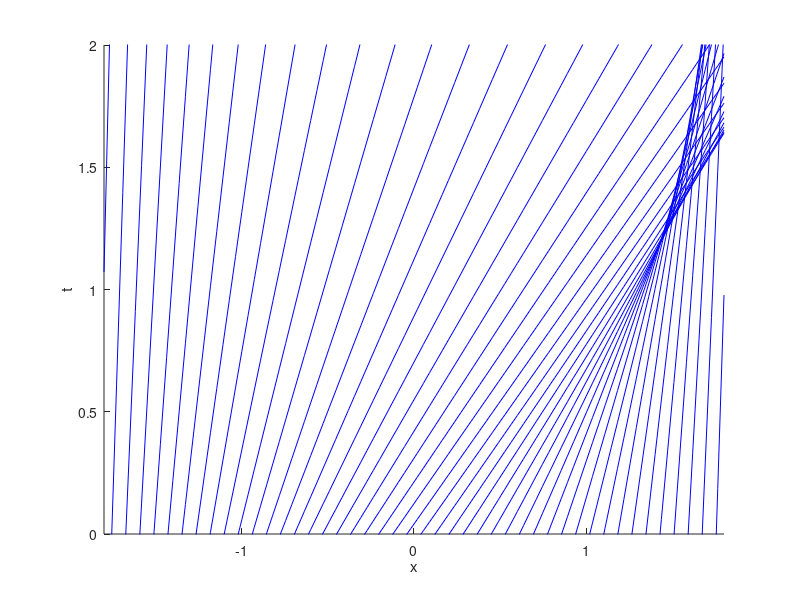
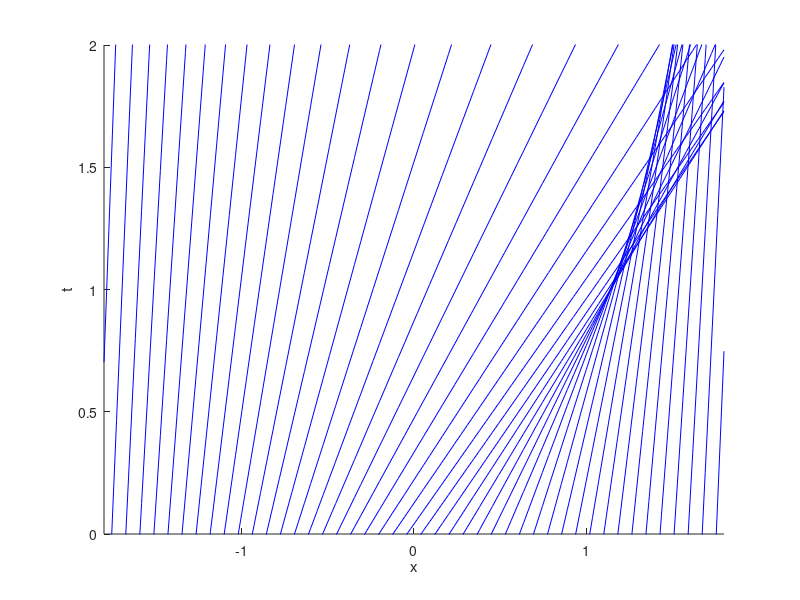

Recreate these plots in MATLAB, in order.
clc; clear all; close all;
% Root finder for Part 1
x_mesh = linspace(-1.8, 1.8, 100);
x0_list = zeros(1, length(x_mesh));
t = .6;
%fun1 = @(x0, x) (x - x0) .* exp(x0.^2);

for i = 1:length(x_mesh)
x = x_mesh(i);
fun = @(x0) x0 - x + t * exp(-x0^2);
x0_list(i) = fzero(fun, x);

end

u = exp(-x0_list.^2);
%plot(x_mesh, u)
%% Characteristic Lines for Part 1
figure
hold on
for x0 = linspace(-2, 2, 50)
    t = (x_mesh - x0) .* exp(x0.^2);
    plot(x_mesh,t, 'Color', 'b')

    xlabel('x')
    ylabel('t')
end
axis([-1.8 1.8 0 2])
hold off

%% Characteristic Lines for Part 2
clc; clear all; close all;

x_mesh = linspace(-1.8, 1.8, 100);

figure
hold on
for x0 = linspace(-2, 2, 50)
    t = (x_mesh - x0) .* ((1 + x0^2)^2);
    plot(x_mesh,t, 'Color', 'b')

    xlabel('x')
    ylabel('t')
end
axis([-1.8 1.8 0 2])
hold off